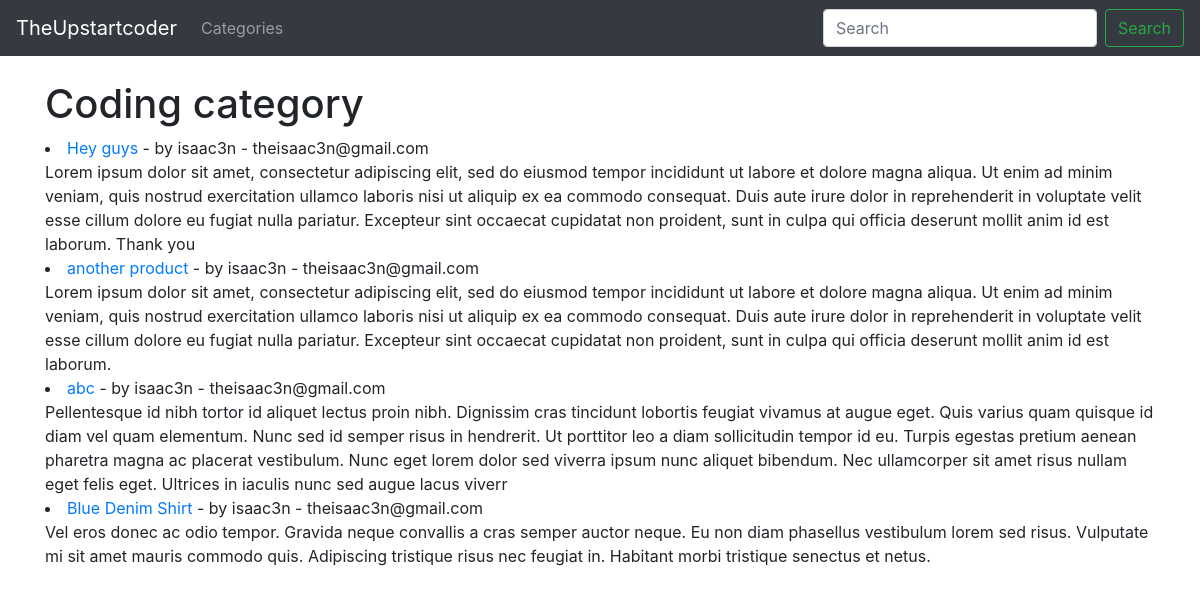
/category/coding/, run on the app's committed database.
### myblog/models.py (models this page shows, shortened)
class Post(models.Model):
    title = models.CharField(max_length=255)
    title_tag = models.CharField(max_length=25, default='TheUpstartcoder')
    author = models.ForeignKey(User, on_delete=models.CASCADE)
    body = models.TextField()
    pub_date =models.DateField(auto_now_add=True)
    category = models.CharField( max_length=255, default="coding")
    likes = models.ManyToManyField(User, related_name='blog_posts')

### myblog/views.py (the view)
# urls.py: path('category/<str:cats>/', category_view, name='category'),
def category_view(request, cats):
    category_posts = Post.objects.filter(category=cats.replace('-', ' '))
    return render(request, 'categories.html', {'cats': cats.title().replace('-', ' '), 'category_posts': category_posts})

### myblog/templates/categories.html
{% extends 'base.html' %}
{% block content %}
{% if category_posts %}
    <h1>{{ cats }} category</h1>
    {% for post in category_posts %}
        <li><a href="{% url 'articles' post.pk %} "> {{post.title }} </a>- by {{ post.author }} - {{ post.author.email }}<br>
            {{ post.body|slice:':500'|safe }}</li>
    {% endfor %}
{% else %}
    <h2>This page does not exist</h2>
{% endif %}
{% endblock %}

### data on the page
Post: title "Hey guys", author "isaac3n", author.email "theisaac3n@gmail.com", body "Lorem ipsum dolor sit amet, consectetur adipiscing elit, sed do eiusmod tempor incididunt ut labore et dolore magna aliqua. Ut enim ad minim veniam, quis nostrud exercitation ullamco laboris nisi ut aliquip ex ea commodo consequat. Duis aute irure dolor in reprehenderit in voluptate velit esse cillum dolore eu fugiat nulla pariatur. Excepteur sint occaecat cupidatat non proident, sunt in culpa qui officia deserunt mollit anim id est laborum. Thank you"
Post: title "another product", author "isaac3n", author.email "theisaac3n@gmail.com", body "Lorem ipsum dolor sit amet, consectetur adipiscing elit, sed do eiusmod tempor incididunt ut labore et dolore magna aliqua. Ut enim ad minim veniam, quis nostrud exercitation ullamco laboris nisi ut aliquip ex ea commodo consequat. Duis aute irure dolor in reprehenderit in voluptate velit esse cillum dolore eu fugiat nulla pariatur. Excepteur sint occaecat cupidatat non proident, sunt in culpa qui officia deserunt mollit anim id est laborum."
Post: title "abc", author "isaac3n", author.email "theisaac3n@gmail.com", body "Pellentesque id nibh tortor id aliquet lectus proin nibh. Dignissim cras tincidunt lobortis feugiat vivamus at augue eget. Quis varius quam quisque id diam vel quam elementum. Nunc sed id semper risus in hendrerit. Ut porttitor leo a diam sollicitudin tempor id eu. Turpis egestas pretium aenean pharetra magna ac placerat vestibulum. Nunc eget lorem dolor sed viverra ipsum nunc aliquet bibendum. Nec ullamcorper sit amet risus nullam eget felis eget. Ultrices in iaculis nunc sed augue lacus viverr"
Post: title "Blue Denim Shirt", author "isaac3n", author.email "theisaac3n@gmail.com", body "Vel eros donec ac odio tempor. Gravida neque convallis a cras semper auctor neque. Eu non diam phasellus vestibulum lorem sed risus. Vulputate mi sit amet mauris commodo quis. Adipiscing tristique risus nec feugiat in. Habitant morbi tristique senectus et netus."

### other printed values
{{ cats }} "Coding"
